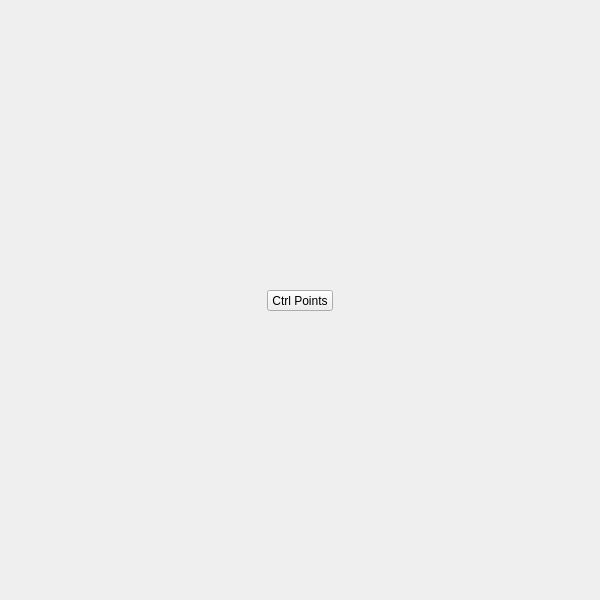
<?xml version="1.0" encoding="UTF-8"?>
<ui version="4.0">
 <class>QtUi</class>
 <widget class="QMainWindow" name="QtUi">
  <property name="geometry"><rect><x>0</x><y>0</y><width>600</width><height>600</height></rect></property>
  <property name="sizePolicy"><sizepolicy hsizetype="Ignored" vsizetype="Ignored"><horstretch>0</horstretch><verstretch>0</verstretch></sizepolicy></property>
  <property name="minimumSize"><size><width>0</width><height>0</height></size></property>
  <property name="maximumSize"><size><width>600</width><height>600</height></size></property>
  <property name="toolButtonStyle"><enum>Qt::ToolButtonIconOnly</enum></property>
  <property name="tabShape"><enum>QTabWidget::Triangular</enum></property>
  <property name="dockNestingEnabled"><bool>true</bool></property>
  <property name="dockOptions"><set>QMainWindow::AllowNestedDocks|QMainWindow::AllowTabbedDocks|QMainWindow::AnimatedDocks|QMainWindow::ForceTabbedDocks</set></property>
  <widget class="QWidget" name="widget">
   <property name="sizePolicy"><sizepolicy hsizetype="Ignored" vsizetype="Ignored"><horstretch>0</horstretch><verstretch>0</verstretch></sizepolicy></property>
   <widget class="MenuButton" name="b010">
    <property name="geometry">
     <rect><x>267</x><y>290</y><width>66</width><height>21</height></rect>
    </property>
    <property name="minimumSize"><size><width>0</width><height>21</height></size></property>
    <property name="maximumSize"><size><width>999</width><height>21</height></size></property>
    <property name="target"><string>ctrl_points</string></property>
    <property name="text"><string>Ctrl Points</string></property>
   </widget>
  </widget>
 </widget>
 <customwidgets>
  <customwidget><class>MenuButton</class><extends>QPushButton</extends><header>widgets.menubutton.h</header></customwidget>
 </customwidgets>
 <resources/>
 <connections/>
</ui>
